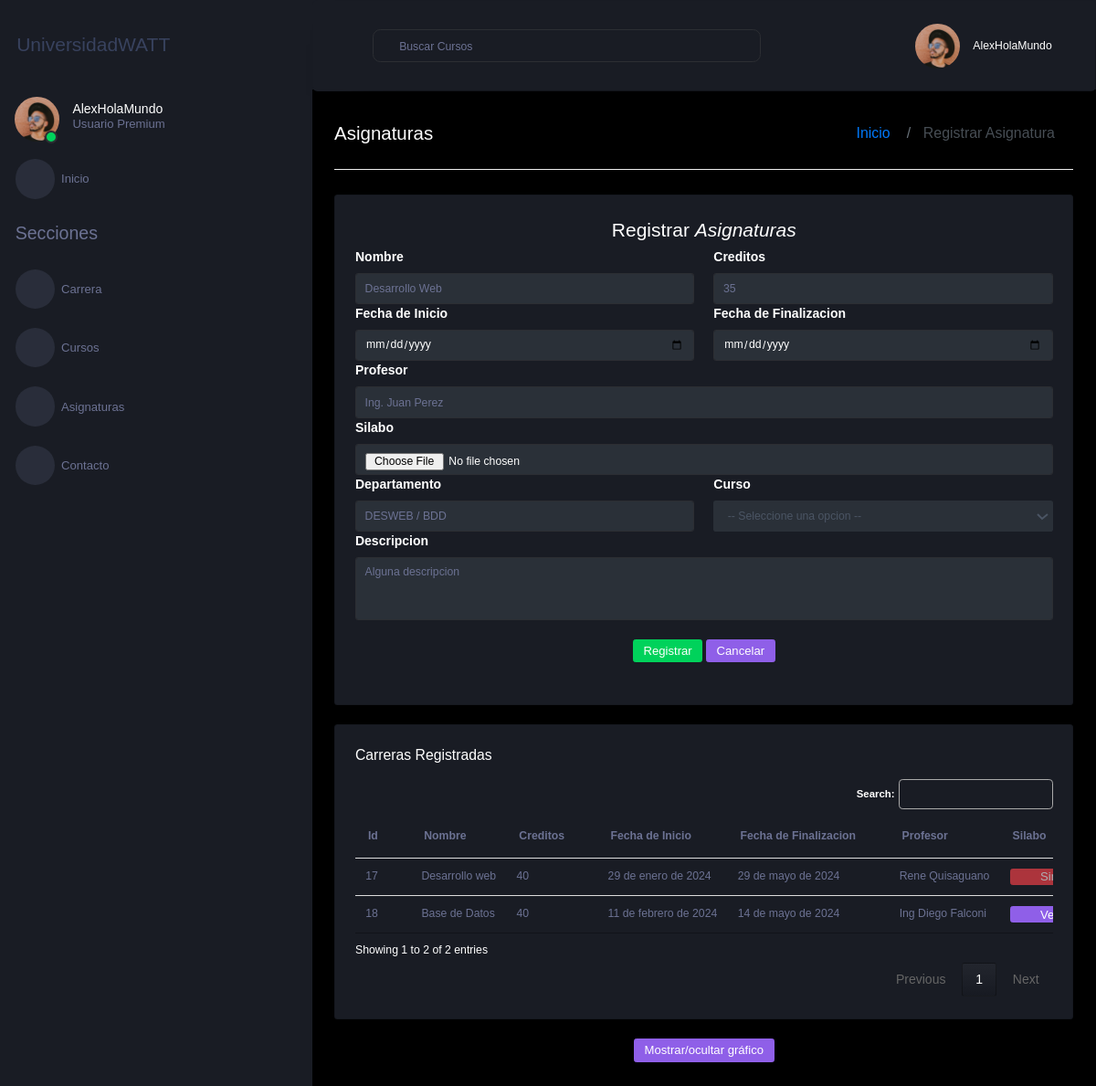
/listaAsignatura/, run on the app's committed database.
### Aplicaciones/MatriculasWATT/models.py (models this page shows, shortened)
class asignaturaWATT(models.Model):
    idAsignaturaWATT = models.AutoField(primary_key=True)
    nombreAsignaturaWATT = models.CharField(max_length=50)
    creditosAsignaturaWATT = models.IntegerField()
    fechaInicioAsignaturaWATT = models.DateField()
    fechaFinalizacionAsignaturaWATT = models.DateField()
    profesorAsignaturaWATT = models.CharField(max_length=50)
    silaboAsignaturaWATT = models.FileField(upload_to='silabos',null=True, blank=True)
    descripcionAsignaturaWATT = models.CharField(max_length=50)
    departamentoAsignaturaWATT = models.CharField(max_length=50)
    curso= models.ForeignKey(cursoWATT, null=True, blank=True, on_delete=models.CASCADE)

### Aplicaciones/MatriculasWATT/views.py (the view)
# urls.py: path('listaAsignatura/', views.listaAsignatura),
def listaAsignatura(request):
    asignaturaBdd=asignaturaWATT.objects.all()
    cursoBdd=cursoWATT.objects.all()
    return render(request, 'listaAsignatura.html', {
        'asignaturas': asignaturaBdd, 'cursos': cursoBdd
    })

### Aplicaciones/MatriculasWATT/templates/listaAsignatura.html (shortened to what this page needs)
{%extends './plantilla.html'%} {%block contenido%} {%load static%}
<div class="main-panel">
  <div class="content-wrapper">
    <div class="page-header" style="zoom: 1.3">
      <h3 class="page-title">Asignaturas</h3>
      <nav aria-label="breadcrumb">
        <ol class="breadcrumb">
          <li class="breadcrumb-item"><a href="/">Inicio</a></li>
          <li class="breadcrumb-item active" aria-current="page">
            Registrar Asignatura
          </li>
        </ol>
      </nav>
    </div>
    <div class="row">
      <div class="col-md-12 grid-margin stretch-card">
        <div class="card">
          <div class="card-body">
            <h3 class="text-center">Registrar <em>Asignaturas</em></h3>
            <form
              id="formAsignaturasWATT"
              action="/crearAsignatura/"
              method="POST"
              enctype="multipart/form-data"
            >
              <div class="row">
                <div class="col-md-6">
                  <fieldset>
                    <label for="">Nombre</label>
                    <input
                      name="nombreAsignaturaWATT"
                      id="nombreAsignaturaWATT"
                      type="text"
                      class="form-control"
                      placeholder="Desarrollo Web"
                      required=""
                    />
                  </fieldset>
                </div>
                <div class="col-md-6">
                  <fieldset>
                    <label for="">Creditos</label>
                    <input
                      name="creditosAsignaturaWATT"
                      id="creditosAsignaturaWATT"
                      type="number"
                      class="form-control"
                      placeholder="35"
                      required=""
                    />
                  </fieldset>
                </div>
              </div>
              <div class="row">
                <div class="col-md-6">
                  <fieldset>
                    <label for="">Fecha de Inicio</label>
                    <input
                      name="fechaInicioAsignaturaWATT"
                      id="fechaInicioAsignaturaWATT"
                      type="date"
                      class="form-control"
                      required=""
                    />
                  </fieldset>
                </div>
                <div class="col-md-6">
                  <fieldset>
                    <label for="">Fecha de Finalizacion</label>
                    <input
                      name="fechaFinalizacionAsignaturaWATT"
                      id="fechaFinalizacionAsignaturaWATT"
                      type="date"
                      class="form-control"
                      required=""
                    />
                  </fieldset>
                </div>
              </div>
              <div class="row">
                <div class="col-md-12">
                  <fieldset>
                    <label for="">Profesor</label>
                    <input
                      name="profesorAsignaturaWATT"
                      id="profesorAsignaturaWATT"
                      type="text"
                      class="form-control"
                      placeholder="Ing. Juan Perez"
                      required=""
                    />
                  </fieldset>
                </div>
              </div>
              <div class="row">
                <div class="col-md-12">
                  <fieldset>
                    <label for="">Silabo</label>
                    <input
                      name="silaboAsignaturaWATT"
                      id="silaboAsignaturaWATT"
                      type="file"
                      accept="pdf/*"
                      class="form-control"
                      required=""
                    />
                  </fieldset>
                </div>
              </div>
              <div class="row">
                <div class="col-md-6">
                  <fieldset>
                    <label for="">Departamento</label>
                    <input
                      name="departamentoAsignaturaWATT"
                      id="departamentoAsignaturaWATT"
                      type="text"
                      class="form-control"
                      placeholder="DESWEB / BDD"
                      required=""
                    />
                  </fieldset>
                </div>
                <div class="col-md-6">
                  <fieldset>
                    <label for="">Curso</label>
                    <select
                      name="idCursoWATT"
                      id="idCursoWATT"
                      required
                      data-live-search="true"
                      data-live-search-style="startsWith"
                      class="form-control selectpicker"
                    >
                      <option value="">-- Seleccione una opcion --</option>
                    </select>
                  </fieldset>
                </div>
              </div>
              <div class="row">
                <div class="col-md-12">
                  <fieldset>
                    <label for="">Descripcion</label>
                    <textarea
                      name="descripcionAsignaturaWATT"
                      id="descripcionAsignaturaWATT"
                      type="text"
                      rows="4"
                      class="form-control"
                      placeholder="Alguna descripcion"
                      required=""
                    ></textarea>
                  </fieldset>
                </div>
              </div>
              <div class="col-md-12">
                <center class="m-4">
                  <button type="submit" id="" class="btn btn-success">
                    Registrar
                  </button>
                  <button type="reset" class="btn btn-info">Cancelar</button>
                </center>
              </div>
            </form>
          </div>
        </div>
      </div>
    </div>
    <div class="row">
      <div class="col-12 grid-margin">
        <div class="card">
          <div class="card-body">
            <h4 class="card-title">Carreras Registradas</h4>
            <div class="table-responsive">
              <table class="table" id="tableAsignaturas">
                <thead>
                  <tr>
                    <th>Id</th>
                    <th>Nombre</th>
                    <th>Creditos</th>
                    <th>Fecha de Inicio</th>
                    <th>Fecha de Finalizacion</th>
                    <th>Profesor</th>
                    <th>Silabo</th>
                  </tr>
                </thead>
                <tbody>
                  {% for asignatura in asignaturas %}
                  <tr>
                    <td>{{asignatura.idAsignaturaWATT}}</td>
                    <td>{{asignatura.nombreAsignaturaWATT}}</td>
                    <td>{{asignatura.creditosAsignaturaWATT}}</td>
                    <td>{{asignatura.fechaInicioAsignaturaWATT}}</td>
                    <td>{{asignatura.fechaFinalizacionAsignaturaWATT}}</td>
                    <td>{{asignatura.profesorAsignaturaWATT}}</td>
                    <td>
                      {% if asignatura.silaboAsignaturaWATT%}
                      <a
                        href="{{asignatura.silaboAsignaturaWATT.url}}"
                        class="btn btn-info"
                        target="_blank"
                      >
                        <i class="mdi mdi-eye"></i> Ver Silabo
                      </a>
                      {% else %}
                      <a
                        href="javascript:void(0);"
                        class="btn btn-danger"
                        disabled
                      >
                        <i class="mdi mdi-eye"></i> Sin Silabo
                      </a>
                      {% endif %}
                    </td>
                  </tr>
                  {% endfor %}
                </tbody>
              </table>
            </div>
          </div>
        </div>
      </div>
    </div>
    <div class="container">
      <center>
        <button
          id="toggleChartButton"
          onclick="toggleChart()"
          class="btn btn-info"
        >
          Mostrar/ocultar gráfico
        </button>
      </center>
    </div>
  </div>
</div>
{%endblock%}

### data on the page
asignaturaWATT: idAsignaturaWATT "17", nombreAsignaturaWATT "Desarrollo web", creditosAsignaturaWATT "40", fechaInicioAsignaturaWATT "29 de enero de 2024", fechaFinalizacionAsignaturaWATT "29 de mayo de 2024", profesorAsignaturaWATT "Rene Quisaguano", silaboAsignaturaWATT "Sin Silabo"
asignaturaWATT: idAsignaturaWATT "18", nombreAsignaturaWATT "Base de Datos", creditosAsignaturaWATT "40", fechaInicioAsignaturaWATT "11 de febrero de 2024", fechaFinalizacionAsignaturaWATT "14 de mayo de 2024", profesorAsignaturaWATT "Ing Diego Falconi"
